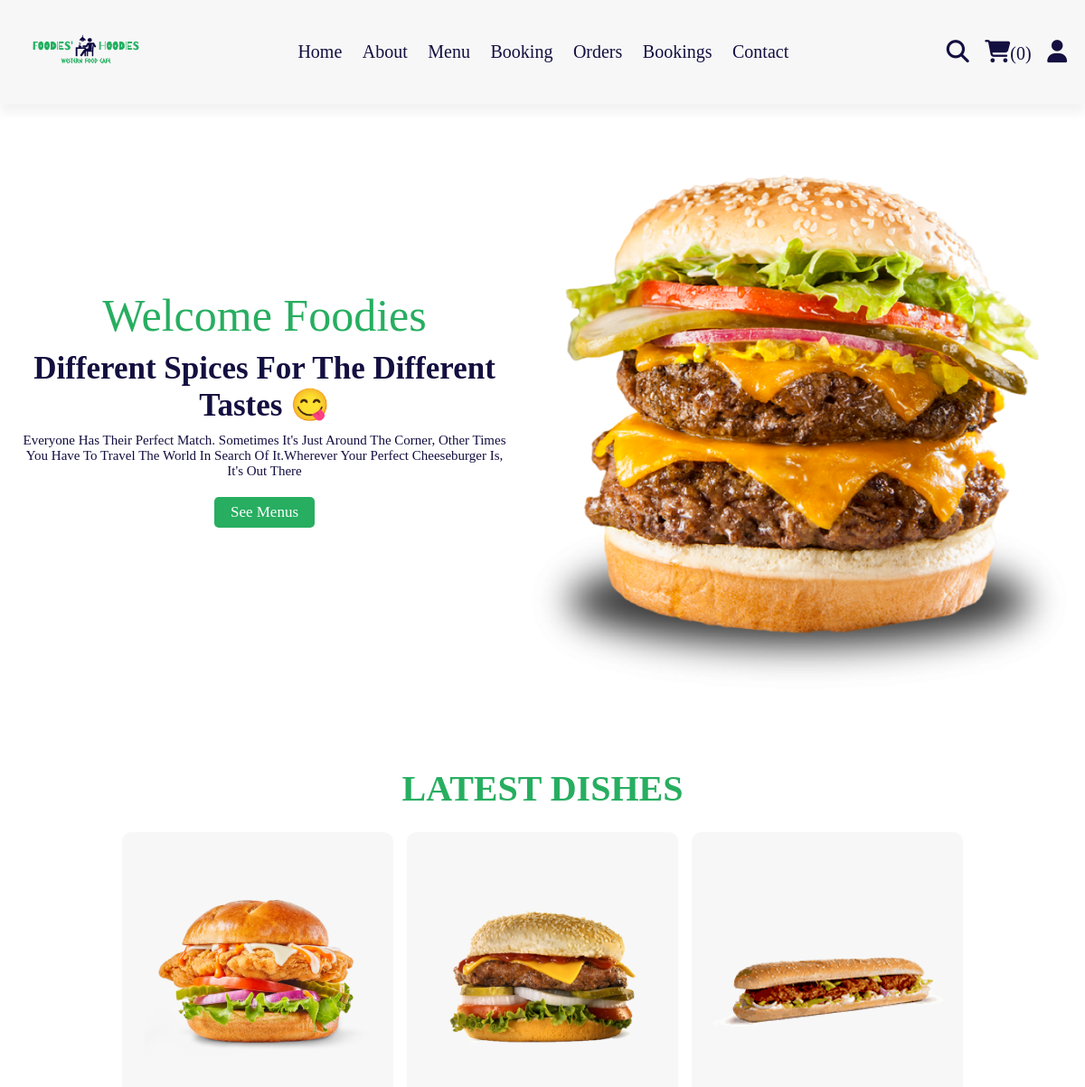
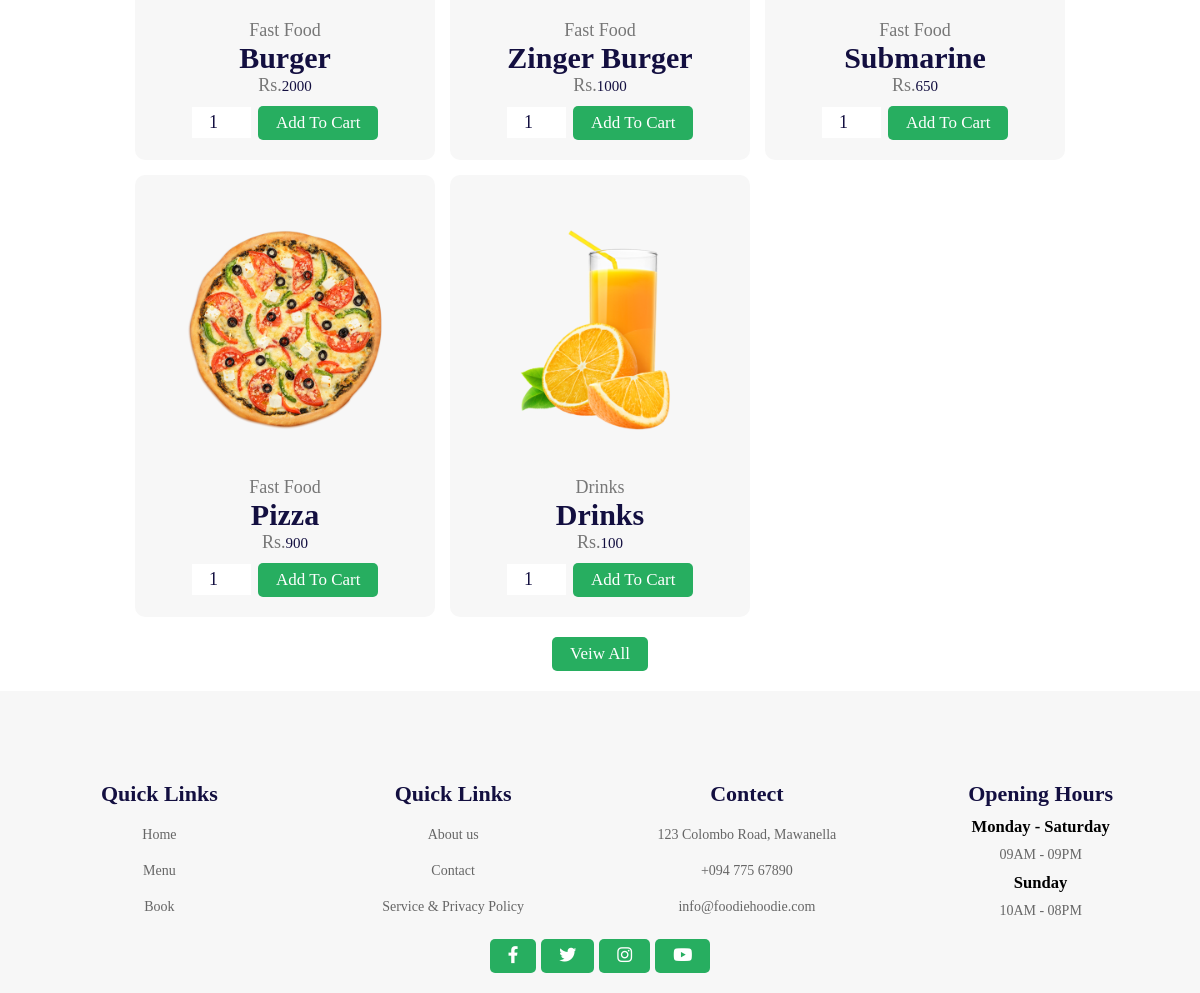
The app's page /home.php with its own data (2 pictures, top to bottom).
### tables this page shows
CREATE TABLE `products` (
  `id` int(100) NOT NULL,
  `name` varchar(100) NOT NULL,
  `category` varchar(100) NOT NULL,
  `price` int(10) NOT NULL,
  `image` varchar(100) NOT NULL
);

### home.php (the view, shortened to what this page needs)
<?php
include 'components/connect.php';
?>
<!DOCTYPE html>
<html lang="en">
<head>
   <link rel="stylesheet" href="https://unpkg.com/swiper@8/swiper-bundle.min.css" />
   <link rel="stylesheet" href="https://cdnjs.cloudflare.com/ajax/libs/font-awesome/6.1.1/css/all.min.css">
   <link rel="stylesheet" href="css/style.css">
</head>
<body>
<?php include 'components/user_header.php'; ?>
<section class="hero">
   <div class="swiper hero-slider">
      <div class="swiper-wrapper">
         <div class="swiper-slide slide">
            <div class="content">
               <span>Welcome Foodies</span>
               <h3>Different spices for the different tastes 😋</h3>
               <p>Everyone has their perfect match. Sometimes it's just around the corner, other times you have to travel the world in search of it.Wherever your perfect cheeseburger is, it's out there</p>
               <a href="menu.php" class="btn">see menus</a>
            </div>
            <div class="image">
               <img src="images/home-img-2.png" alt="">
            </div>
         </div>
      </div>
   </div>
</section>
<section class="products">
   <h1 class="title">latest dishes</h1>
   <div class="box-container">
      <?php
         $select_products = $conn->prepare("SELECT * FROM `products` LIMIT 6");
         $select_products->execute();
         if($select_products->rowCount() > 0){
            while($fetch_products = $select_products->fetch(PDO::FETCH_ASSOC)){
      ?>
      <form action="" method="post" class="box">
         <div class="image">
            <img src="uploaded_img/<?= $fetch_products['image']; ?>" alt="">
         </div>
         <div class="content">
            <a href="category.php?category=<?= $fetch_products['category']; ?>" class="cat"><?= $fetch_products['category']; ?></a>
            <h3><?= $fetch_products['name']; ?></h3>
            <div class="price"><span>Rs.</span><?= $fetch_products['price']; ?></div>
            <input type="number" name="qty" class="qty" min="1" max="99" value="1" maxlength="2"> &nbsp
            <button type="submit" name="add_to_cart" class="btn">add to cart</button>
         </div>
   </form>
      <?php
            }
         }else{
            echo '<p class="empty">no products added yet!</p>';
         }
      ?>
   </div>
   <div class="more-btn">
      <a href="menu.php" class="btn">veiw all</a>
   </div>
</section>
<?php include 'components/footer.php'; ?>
</body>
</html>

### css/style.css (style rules this page uses)
:root { --gray:#f7f7f7; --green:#27ae60; --white:#fff; --blue:#130f40; --light-color:#777; --red:#e60000; --black:#34495e; --border:.2rem solid var(--blue); }
* { font-family: 'Baloo Bhaijaan 2', cursive; margin:0; padding:0; box-sizing: border-box; outline: none; border: none; text-decoration: none; }
::placeholder { color: rgba(255,255,255,0.5); font-size: 10px; font-weight: 100; }
html { font-size: 62.5%; overflow-x: hidden; scroll-behavior: smooth; stop-opacity: 7rem; }
section { margin:0 auto; max-width: 1200px; padding:2rem; }
.title { text-align: center; margin-bottom: 2.5rem; font-size: 4rem; color:var(--green); text-transform: uppercase; text-underline-offset: 1rem; }
.btn { display: inline-block; margin-top: 1rem; padding: .7rem 1.8rem; font-size: 1.7rem; cursor: pointer; color: #fff; background: var(--green); border-radius: .5rem; text-transform: capitalize; }
.hero .slide { display: flex; align-items: center; gap:2rem; margin-bottom: 4rem; }
.hero .slide .image { flex:1 1 40rem; }
.hero .slide .image img { width: 100%; }
.hero .slide .content { flex:1 1 35rem; text-align: center; }
.hero .slide .content span { font-size: 5rem; color:var(--green); }
.hero .slide .content h3 { margin:1rem 0; font-size: 3.5rem; color:var(--blue); text-transform: capitalize; }
.hero .slide .content p { margin:1rem 0; font-size: 1.5rem; color:var(--blue); text-transform: capitalize; }
.products .box-container { display: -ms-grid; display: grid; grid-template-columns: repeat(auto-fit, 30rem); justify-content: center; align-items: flex-start; gap: 1.5rem; }
.products .box-container .box { border-radius: 1rem; position: relative; background: #f7f7f7; padding: 2rem; overflow: hidden; text-align: center; -ms-grid-columns: (minmax(20rem, 1fr))[auto-fit]; grid-template-columns: repeat(auto-fit, minmax(15rem, 1fr)); }
.products .box-container .box .image { margin: 1rem 0; }
.products .box-container .box img { height: 25rem; width: 100%; object-fit: contain; margin-bottom: 1rem; }
.products .box-container .box .cat { font-size: 1.8rem; text-transform: capitalize; color:var(--light-color); }
.products .box-container .box .content h3 { font-size: 3rem; color: var(--blue); }
.products .box-container .box .content .price { font-size: 1.5rem; color: var(--blue); }
.products .box-container .box .content .price span { color:var(--light-color); font-size: 1.8rem; }
.products .box-container .box .content .qty { font-size: 1.8rem; color: #130f40; text-align: center; padding: 0.5rem 0.05rem; }
.products .more-btn { margin-top: 1rem; text-align: center; }

### records on screen
products: image (picture), category "Fast Food", name "Burger", price "2000"
products: image (picture), category "Fast Food", name "Zinger Burger", price "1000"
products: image (picture), category "Fast Food", name "Submarine", price "650"
products: image (picture), category "Fast Food", name "Pizza", price "900"
products: image (picture), category "Drinks", name "Drinks", price "100"

### other values on screen
$total_cart_items "0"
